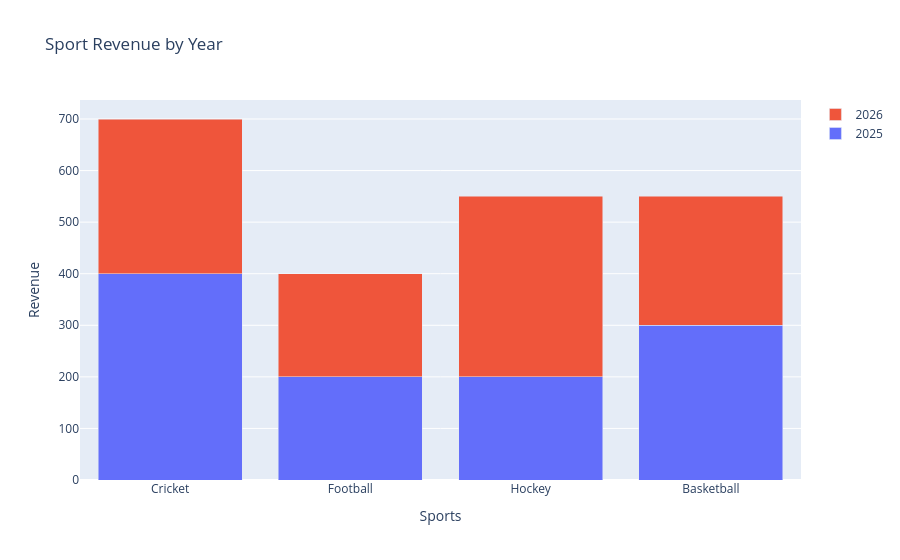

The code cell stored with this chart in its notebook:
### Code cell
label = ['Cricket','Football','Hockey','Basketball']
revenue = [400,200,200,300]
trace1 = go.Bar(x = label, y=revenue, name='2025')
trace2=go.Bar(x=label, y = [300,200,350,250],name='2026')
layout = go.Layout(title='Sport Revenue by Year', xaxis_title = 'Sports', 
                   yaxis_title = 'Revenue', barmode='stack')
go.Figure(data =[trace1, trace2], layout=layout)

### Figure 1 — Plotly figure (JSON) as saved in the notebook; plotly's stock layout.template omitted (floating-point values rounded to 4 significant figures)
{"data": [{"name": "2025", "type": "bar", "x": ["Cricket", "Football", "Hockey", "Basketball"], "y": [400, 200, 200, 300]}, {"name": "2026", "type": "bar", "x": ["Cricket", "Football", "Hockey", "Basketball"], "y": [300, 200, 350, 250]}], "layout": {"barmode": "stack", "title": {"text": "Sport Revenue by Year"}, "xaxis": {"title": {"text": "Sports"}}, "yaxis": {"title": {"text": "Revenue"}}}}
